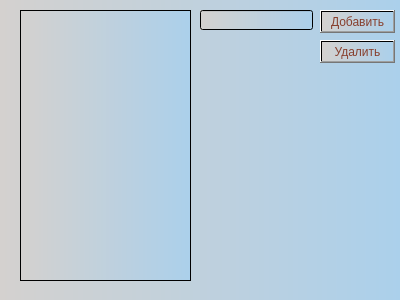
<?xml version="1.0" encoding="UTF-8"?>
<ui version="4.0">
 <class>Dialog</class>
 <widget class="QDialog" name="Dialog">
  <property name="geometry">
   <rect>
    <x>0</x>
    <y>0</y>
    <width>400</width>
    <height>300</height>
   </rect>
  </property>
  <property name="windowTitle">
   <string>Dialog</string>
  </property>
  <property name="styleSheet">
   <string notr="true">background-color: qlineargradient(spread:pad, x1:0, y1:0, x2:1, y2:0, stop:0 rgba(212, 209, 207, 1), stop:1 rgba(171, 208, 235, 1));
</string>
  </property>
  <widget class="QTableWidget" name="tableWidget">
   <property name="geometry">
    <rect>
     <x>20</x>
     <y>10</y>
     <width>171</width>
     <height>271</height>
    </rect>
   </property>
   <property name="styleSheet">
    <string notr="true">color: #873f2d;
font: 10pt &quot;Palatino Linotype&quot;;</string>
   </property>
  </widget>
  <widget class="QPushButton" name="pushButton">
   <property name="geometry">
    <rect>
     <x>320</x>
     <y>10</y>
     <width>75</width>
     <height>23</height>
    </rect>
   </property>
   <property name="styleSheet">
    <string notr="true">color: #873f2d;
font: 10pt &quot;Palatino Linotype&quot;;</string>
   </property>
   <property name="text">
    <string>Добавить</string>
   </property>
  </widget>
  <widget class="QPushButton" name="pushButton_2">
   <property name="geometry">
    <rect>
     <x>320</x>
     <y>40</y>
     <width>75</width>
     <height>23</height>
    </rect>
   </property>
   <property name="styleSheet">
    <string notr="true">color: #873f2d;
font: 10pt &quot;Palatino Linotype&quot;;</string>
   </property>
   <property name="text">
    <string>Удалить</string>
   </property>
  </widget>
  <widget class="QLineEdit" name="lineEdit">
   <property name="geometry">
    <rect>
     <x>200</x>
     <y>10</y>
     <width>113</width>
     <height>20</height>
    </rect>
   </property>
   <property name="styleSheet">
    <string notr="true">color: #873f2d;
font: 10pt &quot;Palatino Linotype&quot;;</string>
   </property>
  </widget>
 </widget>
 <resources/>
 <connections/>
</ui>
